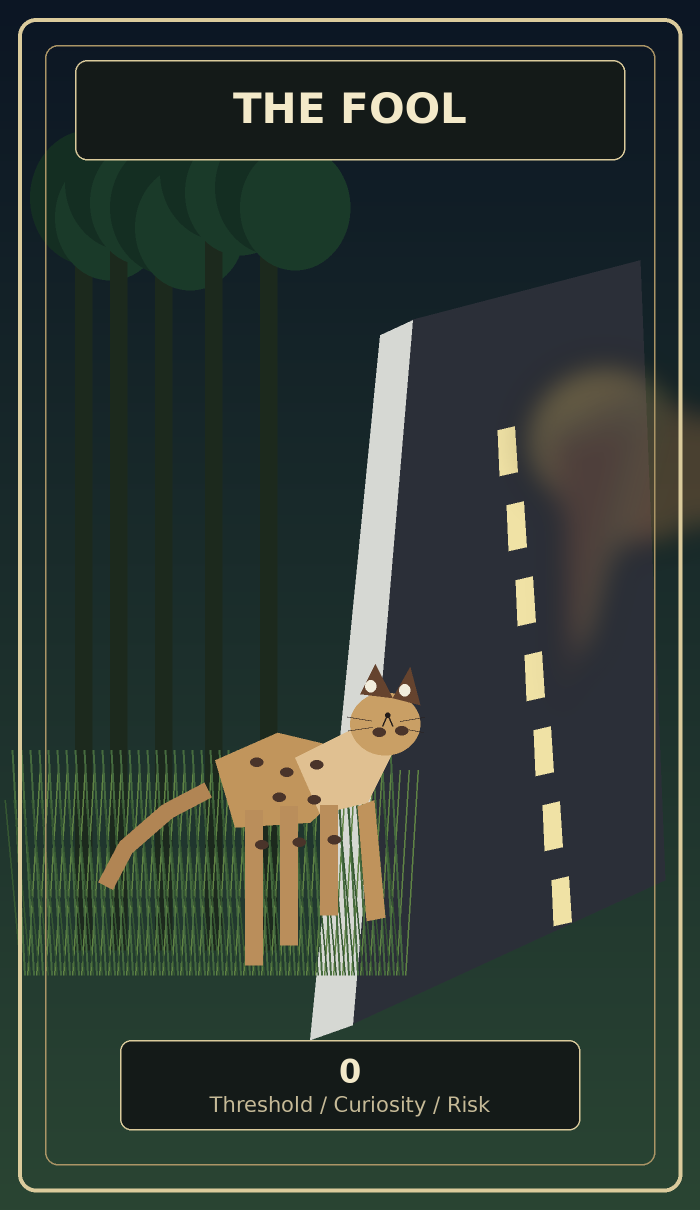
#> input picture art/renders/card-00-the-fool-n8n-mvp.png, 1400 x 2420 px, found by its file name (shown at 1/2 size); its folder holds only this picture in this run
$ python optimize_images.py
#> lines starting #> are read from the running program, lines starting #| are printed output that depends on the picture
import os
from PIL import Image

src_dir = "website/public/art/renders"
# We'll save them back to the same place, but with a backup first?
# No, let's just overwrite them to save space and simplify deployment.

files = [f for f in os.listdir(src_dir) if f.endswith(".png")]
print(f"Found {len(files)} images to optimize.")

for i, filename in enumerate(files):
    path = os.path.join(src_dir, filename)
    try:
        with Image.open(path) as img:
            # Calculate new height to maintain aspect ratio
#> img is the input picture: PIL image 1400x2420 RGB; mean R, G, B 48.7, 59.6, 53
            width = 500 # Sufficient for gallery and divination display
            w_percent = (width / float(img.size[0]))
#> w_percent = 0.357
            h_size = int((float(img.size[1]) * float(w_percent)))
#> h_size = 864

            # Resize and convert to optimized PNG (or JPEG if we wanted even smaller)
            img = img.resize((width, h_size), Image.Resampling.LANCZOS)
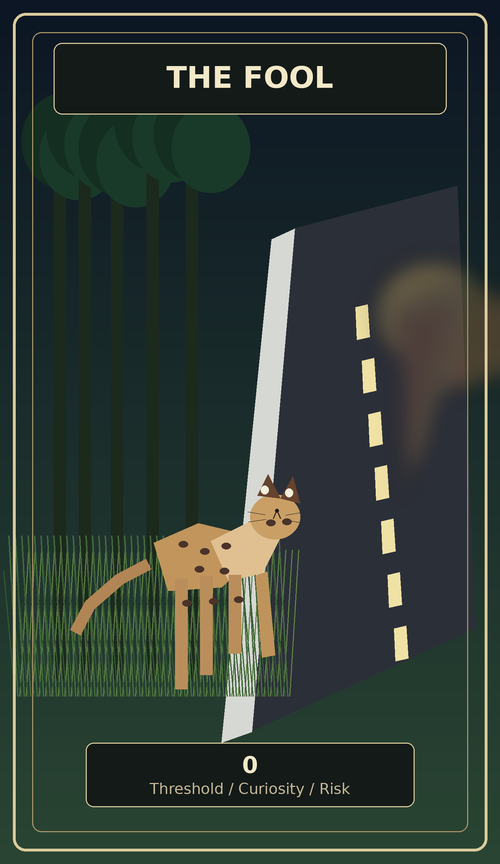
#> img: PIL image 500x864 RGB; mean R, G, B 48.7, 59.6, 53
            img.save(path, optimize=True)

            if i % 10 == 0:
                print(f"Optimized {i}/{len(files)}...")
    except Exception as e:
        print(f"Error optimizing {filename}: {e}")

print("Optimization complete!")
